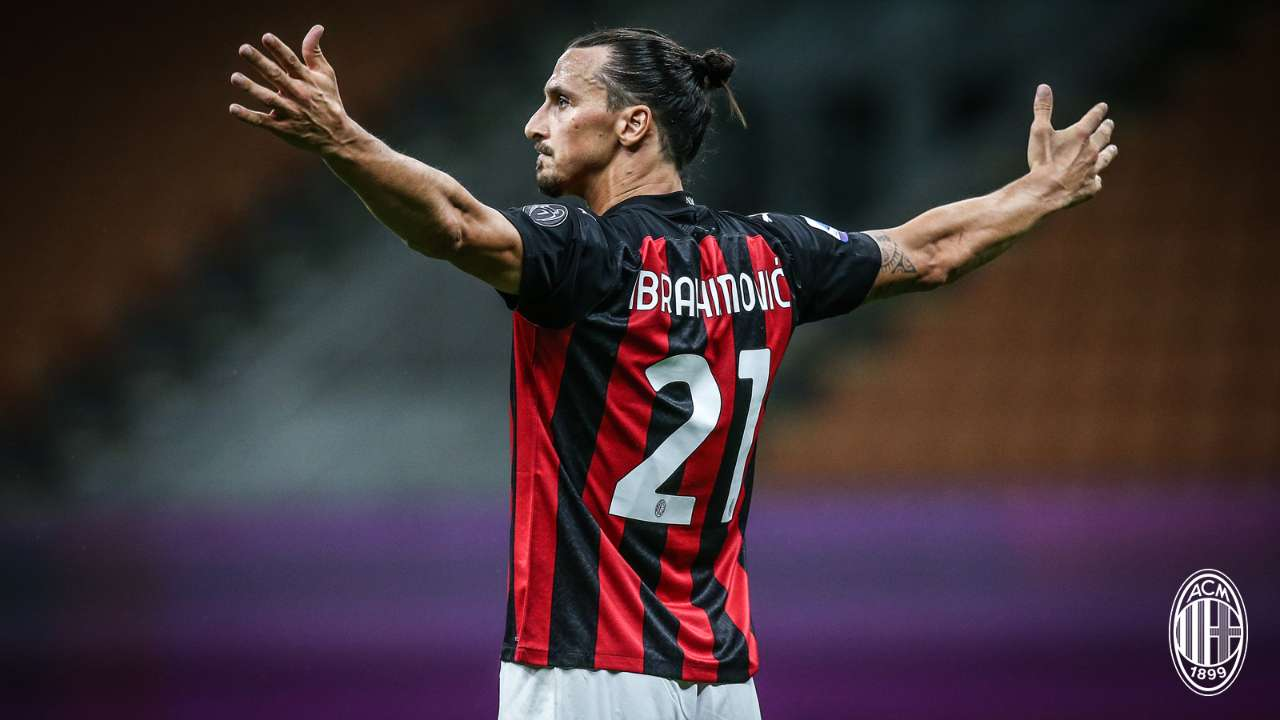
#> input picture ibra.jpg, 1280 x 720 px
$ python test.py --image_path ibra.jpg
#> lines starting #> are read from the running program, lines starting #| are printed output that depends on the picture; after the words box and inside, x2 and y2 are one past the last pixel; in counts of white or black regions, pixels touching at a corner belong together
### get_argument.py
import argparse

def getArgument():
    arg = argparse.ArgumentParser()
    # định nghĩa một tham số cần parse
    arg.add_argument('-i', '--image_path',
                     help='link to image')
    # Giúp chúng ta convert các tham số nhận được thành một object và gán nó thành một thuộc tính của một namespace.
    return arg.parse_args()

### test.py
from get_argument import getArgument
import cv2
import numpy as np

#lấy được đối tượng arg từ hàm getArgument()
arg = getArgument()

# đọc được ảnh từ đường dẫn
img = cv2.imread(arg.image_path)
#> img is the input picture: shape (720, 1280, 3); mean B, G, R 55.5, 49.9, 65.2

# Chuyển đổi sang ảnh gray
img = cv2.cvtColor(img, cv2.COLOR_BGR2GRAY)
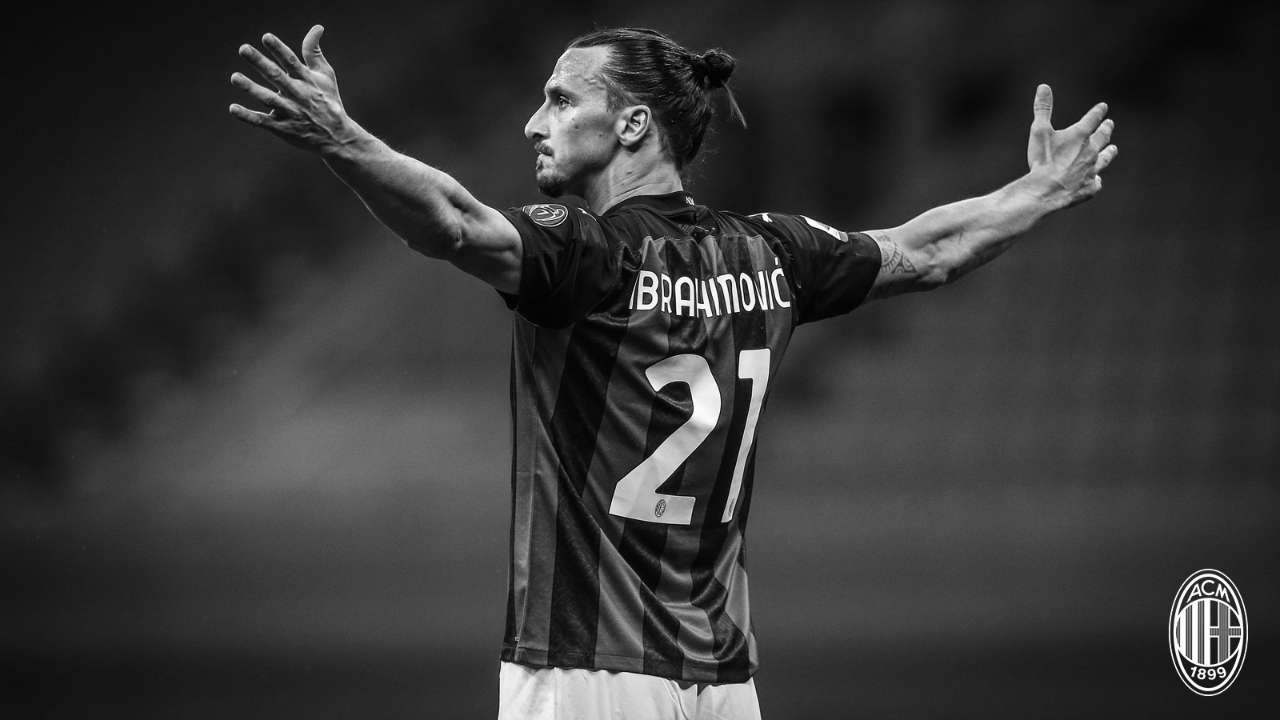
#> img: shape (720, 1280); min 0, max 255, mean 55.1

img = cv2.resize(img, (32,32), interpolation = cv2.INTER_LINEAR)
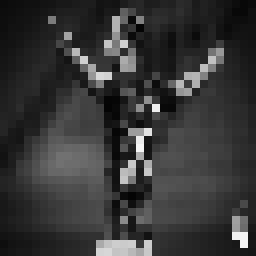
#> img: shape (32, 32) (shown 8 times larger); min 4, max 246, mean 54.8

print(img)
#> (printed output is left out)
cv2.imshow('Image',img)
# Chuyển sang ảnh nhị phân nhờ 2 ngưỡng threshold này - nếu trong khoảng thì chuyển về 255 , ngoài khoảng thì chuyển về 0
#đúng kiểu ảnh nhị phân
_, img = cv2.threshold(img, 50, 255, cv2.THRESH_BINARY)
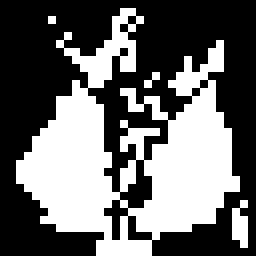
#> img: shape (32, 32) (shown 8 times larger); 41.1% white; 4 white regions (3 under 20 px), largest, box (x1, y1, x2, y2) and area: (2, 1, 30, 32) 409
print("============================================")
print(img)
#> (printed output is left out)
cv2.imshow('Image 2 ',img)

cv2.waitKey(0)
cv2.destroyAllWindows()

$ run again, on neuer.jpg
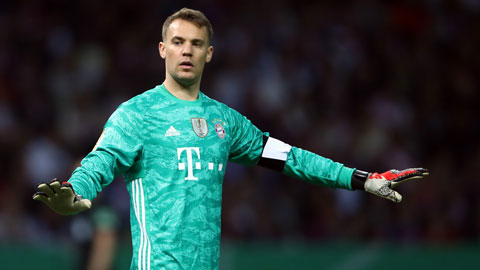
#> input picture neuer.jpg, 480 x 270 px
#> img is the input picture: shape (270, 480, 3); mean B, G, R 57, 58.1, 39.4
#> `img = cv2.cvtColor(img, cv2.COLOR_BGR2GRAY)`:
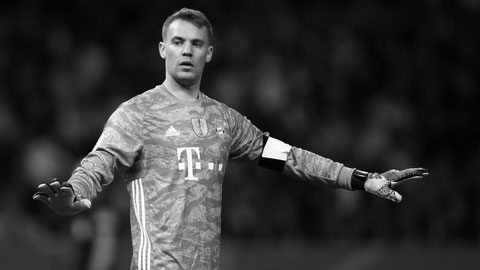
#> img: shape (270, 480); min 0, max 255, mean 52.4
#> (printed output is left out)
#> `_, img = cv2.threshold(img, 50, 255, cv2.THRESH_BINARY)`:
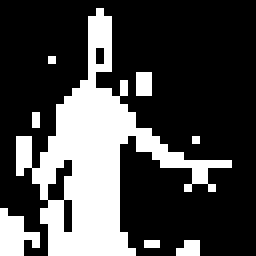
#> img: shape (32, 32) (shown 8 times larger); 28% white; 8 white regions (7 under 20 px), largest, box (x1, y1, x2, y2) and area: (2, 1, 29, 32) 251
#> (printed output is left out)
